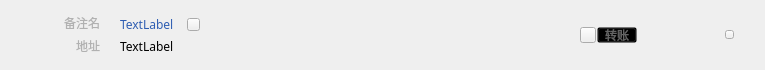
<?xml version="1.0" encoding="UTF-8"?>
<ui version="4.0">
 <class>SingleContactWidget</class>
 <widget class="QWidget" name="SingleContactWidget">
  <property name="geometry">
   <rect>
    <x>0</x>
    <y>0</y>
    <width>765</width>
    <height>70</height>
   </rect>
  </property>
  <property name="font">
   <font>
    <family>微软雅黑</family>
   </font>
  </property>
  <property name="windowTitle">
   <string>Form</string>
  </property>
  <property name="styleSheet">
   <string notr="true"/>
  </property>
  <widget class="QLabel" name="addressLabel2">
   <property name="geometry">
    <rect>
     <x>0</x>
     <y>40</y>
     <width>100</width>
     <height>12</height>
    </rect>
   </property>
   <property name="font">
    <font>
     <family>微软雅黑</family>
    </font>
   </property>
   <property name="styleSheet">
    <string notr="true">color: rgb(177, 177, 177);</string>
   </property>
   <property name="text">
    <string>地址</string>
   </property>
   <property name="alignment">
    <set>Qt::AlignRight|Qt::AlignTrailing|Qt::AlignVCenter</set>
   </property>
  </widget>
  <widget class="QLabel" name="remarkLabel2">
   <property name="geometry">
    <rect>
     <x>0</x>
     <y>17</y>
     <width>100</width>
     <height>12</height>
    </rect>
   </property>
   <property name="font">
    <font>
     <family>微软雅黑</family>
    </font>
   </property>
   <property name="styleSheet">
    <string notr="true">color: rgb(177, 177, 177);</string>
   </property>
   <property name="text">
    <string>备注名</string>
   </property>
   <property name="alignment">
    <set>Qt::AlignRight|Qt::AlignTrailing|Qt::AlignVCenter</set>
   </property>
  </widget>
  <widget class="QToolButton" name="deleteBtn">
   <property name="geometry">
    <rect>
     <x>725</x>
     <y>30</y>
     <width>9</width>
     <height>9</height>
    </rect>
   </property>
   <property name="cursor">
    <cursorShape>PointingHandCursor</cursorShape>
   </property>
   <property name="focusPolicy">
    <enum>Qt::NoFocus</enum>
   </property>
   <property name="text">
    <string/>
   </property>
  </widget>
  <widget class="QLabel" name="addressLabel">
   <property name="geometry">
    <rect>
     <x>120</x>
     <y>38</y>
     <width>71</width>
     <height>16</height>
    </rect>
   </property>
   <property name="text">
    <string>TextLabel</string>
   </property>
   <property name="textInteractionFlags">
    <set>Qt::TextSelectableByMouse</set>
   </property>
  </widget>
  <widget class="QLabel" name="remarkLabel">
   <property name="geometry">
    <rect>
     <x>120</x>
     <y>16</y>
     <width>61</width>
     <height>16</height>
    </rect>
   </property>
   <property name="font">
    <font>
     <family>微软雅黑</family>
    </font>
   </property>
   <property name="styleSheet">
    <string notr="true">color: rgb(47,94,178);</string>
   </property>
   <property name="text">
    <string>TextLabel</string>
   </property>
   <property name="textInteractionFlags">
    <set>Qt::TextSelectableByMouse</set>
   </property>
  </widget>
  <widget class="QToolButton" name="transferBtn">
   <property name="geometry">
    <rect>
     <x>597</x>
     <y>27</y>
     <width>40</width>
     <height>16</height>
    </rect>
   </property>
   <property name="font">
    <font>
     <family>微软雅黑</family>
    </font>
   </property>
   <property name="cursor">
    <cursorShape>PointingHandCursor</cursorShape>
   </property>
   <property name="focusPolicy">
    <enum>Qt::NoFocus</enum>
   </property>
   <property name="styleSheet">
    <string notr="true">background:transparent;color: rgb(100,100,100);</string>
   </property>
   <property name="text">
    <string>转账</string>
   </property>
  </widget>
  <widget class="QToolButton" name="editBtn">
   <property name="geometry">
    <rect>
     <x>187</x>
     <y>18</y>
     <width>13</width>
     <height>13</height>
    </rect>
   </property>
   <property name="cursor">
    <cursorShape>PointingHandCursor</cursorShape>
   </property>
   <property name="focusPolicy">
    <enum>Qt::NoFocus</enum>
   </property>
   <property name="text">
    <string/>
   </property>
  </widget>
  <widget class="QToolButton" name="transferBtn2">
   <property name="geometry">
    <rect>
     <x>580</x>
     <y>27</y>
     <width>16</width>
     <height>16</height>
    </rect>
   </property>
   <property name="cursor">
    <cursorShape>PointingHandCursor</cursorShape>
   </property>
   <property name="focusPolicy">
    <enum>Qt::NoFocus</enum>
   </property>
   <property name="text">
    <string/>
   </property>
  </widget>
 </widget>
 <resources/>
 <connections/>
</ui>
